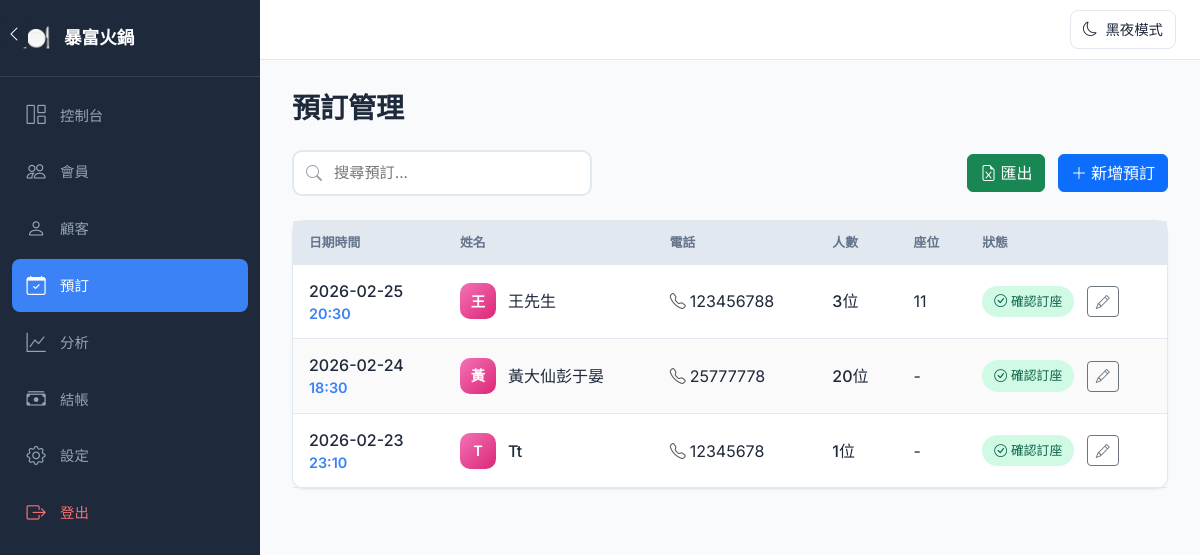
The page /reservations (signed in) on the database as committed earlier.
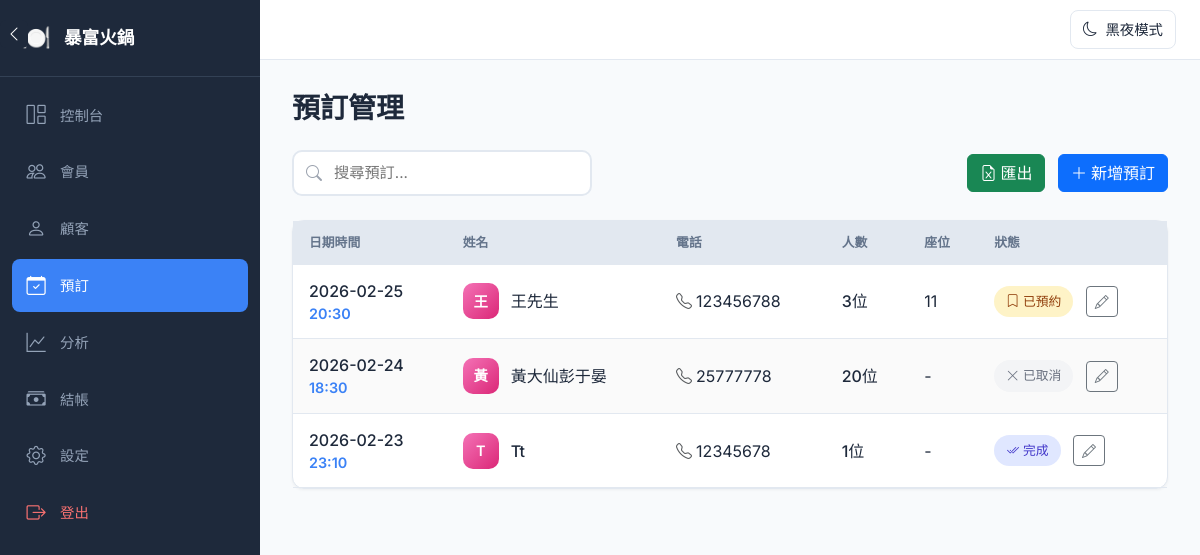
The same page on the database as committed later.
### app.py (models this page shows)
class Settings(Base):
    __tablename__ = 'settings'
    id = Column(Integer, primary_key=True)
    restaurant_name = Column(String(100), default='我的餐廳')
    dark_mode = Column(Integer, default=0)  # 0 = light, 1 = dark

class Reservation(Base):
    __tablename__ = 'reservations'
    id = Column(Integer, primary_key=True)
    customer_id = Column(Integer, ForeignKey('customers.id'), nullable=True)
    name = Column(String(100), nullable=False)
    phone = Column(String(20), nullable=False)
    email = Column(String(100))
    date = Column(DateTime, nullable=False)
    party_size = Column(Integer, default=1)
    table_number = Column(String(20))
    status = Column(String(20), default='confirmed')  # confirmed, seated, completed, no_show, cancelled
    note = Column(Text)
    created_at = Column(DateTime, default=datetime.utcnow)
    created_by_employee_id = Column(Integer, ForeignKey('employees.id'))

### app.py (the view, shortened to what this page needs)
@app.route('/reservations')
@login_required
def reservations():
    db = get_db_session()
    date_filter = request.args.get('date')
    search = request.args.get('search', '').strip()
    query = db.query(Reservation)
    if search:
        query = query.filter(
            (Reservation.name.like(f'%{search}%')) |
            (Reservation.phone.like(f'%{search}%'))
        )
    reservations_list = query.order_by(Reservation.date.desc()).limit(50).all()
    reservation_counts = {}
    for res in reservations_list:
        phone = res.phone
        if phone:
            if phone not in reservation_counts:
                reservation_counts[phone] = db.query(Reservation).filter(Reservation.phone == phone).count()
    db.close()
    return render_template('reservations.html', reservations=reservations_list, search=search, reservation_counts=reservation_counts)

### app.py (called while the page is built)
@app.after_request
def add_header(response):
    response.headers['Cache-Control'] = 'no-cache, no-store, must-revalidate'
    response.headers['Pragma'] = 'no-cache'
    response.headers['Expires'] = '0'
    return response

@app.context_processor
def inject_dark_mode():
    db = get_db_session()
    settings_obj = db.query(Settings).first()
    dark_mode = settings_obj.dark_mode if settings_obj else 0
    restaurant_name = settings_obj.restaurant_name if settings_obj else '我的餐廳'
    db.close()
    return dict(dark_mode=dark_mode, restaurant_name=restaurant_name)

def get_db_session():
    return Session()

def login_required(f):
    @wraps(f)
    def decorated_function(*args, **kwargs):
        if 'employee_id' not in session:
            return redirect(url_for('login'))
        return f(*args, **kwargs)
    return decorated_function

### templates/reservations.html (shortened to what this page needs)
{% extends "base.html" %}
{% block content %}
<h1 class="page-title">預訂管理</h1>
<div class="d-flex justify-content-between align-items-center mb-4">
    <form method="GET" action="{{ url_for('reservations') }}" class="search-box" style="display: flex; align-items: center; width: 300px;">
        <i class="bi bi-search" style="position: absolute; left: 14px; color: #9ca3af;"></i>
        <input type="text" name="search" placeholder="搜尋預訂..." class="search-input" value="{{ search or '' }}" style="padding-left: 40px;">
    </form>
    <div>
        <a href="{{ url_for('export_data', type='reservations') }}" class="btn btn-success me-2">
            <i class="bi bi-file-earmark-excel me-1"></i>匯出
        </a>
        <a href="{{ url_for('add_reservation') }}" class="btn btn-primary">
            <i class="bi bi-plus-lg me-1"></i>新增預訂
        </a>
    </div>
</div>
<div class="custom-card">
    <div class="table-responsive">
        <table class="custom-table">
            <thead>
                <tr>
                    <th>日期時間</th>
                    <th>姓名</th>
                    <th>電話</th>
                    <th>人數</th>
                    <th>座位</th>
                    <th>狀態</th>
                </tr>
            </thead>
            <tbody>
                {% for res in reservations %}
                <tr>
                    <td>
                        <div class="datetime">
                            <span class="date">{{ res.date.strftime('%Y-%m-%d') }}</span>
                            <span class="time">{{ res.date.strftime('%H:%M') }}</span>
                        </div>
                    </td>
                    <td>
                        <div class="customer-info">
                            <div class="customer-avatar" style="background: linear-gradient(135deg, #f472b6, #db2777);">
                                {{ res.name[0] }}
                            </div>
                            <span class="customer-name">{{ res.name }}</span>
                        </div>
                    </td>
                    <td><i class="bi bi-telephone me-1 text-muted"></i>{{ res.phone }}
                    </td>
                    <td><span class="party-size">{{ res.party_size }}位</span></td>
                    <td>{{ res.table_number or '-' }}</td>
                    <td>
                        <div class="status-cell">
                            {% if res.status == 'booked' %}
                            <span class="status-badge booked"><i class="bi bi-bookmark me-1"></i>已預約</span>
                            {% elif res.status == 'confirmed' %}
                            <span class="status-badge confirmed"><i class="bi bi-check-circle me-1"></i>確認訂座</span>
                            {% elif res.status == 'seated' %}
                            <span class="status-badge seated"><i class="bi bi-people me-1"></i>已入座</span>
                            {% elif res.status == 'completed' %}
                            <span class="status-badge completed"><i class="bi bi-check2-all me-1"></i>完成</span>
                            {% elif res.status == 'no_show' %}
                            <span class="status-badge no-show"><i class="bi bi-x-circle me-1"></i>No-Show</span>
                            {% elif res.status == 'cancelled' %}
                            <span class="status-badge cancelled"><i class="bi bi-x-lg me-1"></i>已取消</span>
                            {% else %}
                            <span class="status-badge">{{ res.status }}</span>
                            {% endif %}
                        </div>
                        <div class="quick-actions">
                            <div class="dropdown">
                                <button class="btn btn-sm btn-outline-secondary dropdown-toggle" type="button" data-bs-toggle="dropdown">
                                    <i class="bi bi-pencil"></i>
                                </button>
                            </div>
                        </div>
                    </td>
                </tr>
                {% endfor %}
            </tbody>
        </table>
    </div>
</div>
{% endblock %}

### templates/base.html (shortened to what this page needs)
<!DOCTYPE html>
<html lang="zh-HK">
<head>
    <link href="https://cdn.jsdelivr.net/npm/bootstrap@5.3.3/dist/css/bootstrap.min.css" rel="stylesheet">
    <link rel="stylesheet" href="https://cdn.jsdelivr.net/npm/bootstrap-icons@1.11.0/font/bootstrap-icons.css">
</head>
<body>
    <nav id="sidebar">
        <div class="sidebar-brand">
            <span class="sidebar-brand-icon">🍽️</span>
            <span class="sidebar-brand-text">{{ restaurant_name|default('暴富火鍋') }}</span>
        </div>
        <ul class="sidebar-menu">
            <li class="sidebar-menu-item">
                <a href="{{ url_for('dashboard') }}" class="sidebar-menu-link {% if request.endpoint == 'dashboard' %}active{% endif %}">
                    <i class="bi bi-grid-1x2"></i><span>控制台</span>
                </a>
            </li>
            <li class="sidebar-menu-item">
                <a href="{{ url_for('members') }}" class="sidebar-menu-link {% if request.endpoint in ['members', 'add_member', 'edit_member', 'topup_member'] %}active{% endif %}">
                    <i class="bi bi-people"></i><span>會員</span>
                </a>
            </li>
            <li class="sidebar-menu-item">
                <a href="{{ url_for('customers') }}" class="sidebar-menu-link {% if request.endpoint in ['customers', 'add_customer', 'edit_customer'] %}active{% endif %}">
                    <i class="bi bi-person"></i><span>顧客</span>
                </a>
            </li>
            <li class="sidebar-menu-item">
                <a href="{{ url_for('reservations') }}" class="sidebar-menu-link {% if request.endpoint in ['reservations', 'add_reservation'] %}active{% endif %}">
                    <i class="bi bi-calendar-check"></i><span>預訂</span>
                </a>
            </li>
            <li class="sidebar-menu-item">
                <a href="{{ url_for('analytics') }}" class="sidebar-menu-link {% if request.endpoint == 'analytics' %}active{% endif %}">
                    <i class="bi bi-graph-up"></i><span>分析</span>
                </a>
            </li>
            <li class="sidebar-menu-item">
                <a href="{{ url_for('checkout') }}" class="sidebar-menu-link {% if request.endpoint in ['checkout', 'checkout_result'] %}active{% endif %}">
                    <i class="bi bi-cash-stack"></i><span>結帳</span>
                </a>
            </li>
            <li class="sidebar-menu-item">
                <a href="{{ url_for('settings') }}" class="sidebar-menu-link {% if request.endpoint == 'settings' %}active{% endif %}">
                    <i class="bi bi-gear"></i><span>設定</span>
                </a>
            </li>
            <li class="sidebar-menu-item" style="margin-top: auto;">
                <a href="{{ url_for('logout') }}" class="sidebar-menu-link" style="color: #f87171;">
                    <i class="bi bi-box-arrow-right"></i><span>登出</span>
                </a>
            </li>
        </ul>
    </nav>
    <button id="sidebarToggle" onclick="toggleSidebar()">
        <i class="bi bi-chevron-left"></i>
    </button>
    <div class="top-bar">
        <button class="theme-toggle" onclick="toggleTheme()">
            <i class="bi bi-moon" id="themeIcon"></i>
            <span id="themeText">黑夜模式</span>
        </button>
    </div>
    <main id="mainContent">
        {% block content %}{% endblock %}
    </main>
</body>
</html>

### templates/base.html (style rules this page uses)
* { box-sizing: border-box; }
:root { --sidebar-width: 260px; --sidebar-collapsed: 72px; --sidebar-bg: #1e293b; --sidebar-hover: #334155; --sidebar-active: #3b82f6; --bg-color: #f8fafc; --card-bg: #ffffff; --text-color: #1e293b; --border-color: #e2e8f0; }
body { font-family: 'Inter', -apple-system, sans-serif; margin: 0; background: var(--bg-color); color: var(--text-color); transition: background 0.3s, color 0.3s; }
#sidebar { position: fixed; top: 0; left: 0; width: var(--sidebar-width); height: 100vh; background: var(--sidebar-bg); z-index: 1000; overflow: hidden; display: flex; flex-direction: column; transition: width 0.3s ease; }
.sidebar-brand { padding: 20px; border-bottom: 1px solid #334155; display: flex; align-items: center; gap: 12px; color: #fff; font-size: 1.1rem; font-weight: 600; white-space: nowrap; }
.sidebar-brand-icon { font-size: 1.5rem; min-width: 32px; text-align: center; }
.sidebar-menu { list-style: none; padding: 12px; margin: 0; flex: 1; }
.sidebar-menu-item { margin-bottom: 4px; }
.sidebar-menu-link { display: flex; align-items: center; gap: 12px; padding: 12px; color: #94a3b8; text-decoration: none; border-radius: 8px; font-weight: 500; font-size: 0.9rem; white-space: nowrap; transition: all 0.2s; }
.sidebar-menu-link.active { background: var(--sidebar-active); color: #fff; }
.sidebar-menu-link i { font-size: 1.2rem; min-width: 24px; text-align: center; }
#sidebarToggle { position: fixed; top: 20px; width: 28px; height: 28px; background: var(--sidebar-bg); border: none; border-radius: 6px; color: #fff; cursor: pointer; z-index: 1001; transition: left 0.3s ease, transform 0.3s ease; display: flex; align-items: center; justify-content: center; }
.top-bar { position: fixed; top: 0; left: var(--sidebar-width); right: 0; height: 60px; background: var(--card-bg); border-bottom: 1px solid var(--border-color); display: flex; align-items: center; justify-content: flex-end; padding: 0 24px; z-index: 999; transition: left 0.3s ease; }
.theme-toggle { background: none; border: 1px solid var(--border-color); border-radius: 8px; padding: 8px 12px; cursor: pointer; color: var(--text-color); display: flex; align-items: center; gap: 8px; font-size: 0.9rem; transition: all 0.2s; }
#mainContent { margin-left: var(--sidebar-width); margin-top: 60px; padding: 32px; min-height: calc(100vh - 60px); transition: margin-left 0.3s ease; }
.page-title { font-size: 1.75rem; font-weight: 600; margin-bottom: 24px; }
.custom-card { background: var(--card-bg); border: 1px solid var(--border-color); border-radius: 12px; box-shadow: 0 1px 3px rgba(0,0,0,0.05); }
.custom-table { width: 100%; border-collapse: collapse; }
.custom-table th { background: var(--border-color); padding: 12px 16px; font-weight: 600; font-size: 0.8rem; text-transform: uppercase; color: #64748b; text-align: left; }
.custom-table td { padding: 14px 16px; border-bottom: 1px solid var(--border-color); }

### templates/reservations.html (style rules this page uses)
.search-box { position: relative; width: 300px; }
.search-box i { position: absolute; left: 14px; top: 50%; transform: translateY(-50%); color: #9ca3af; }
.search-input { width: 100%; padding: 10px 14px 10px 40px; border: 2px solid var(--border-color); border-radius: 10px; font-size: 0.95rem; background: var(--card-bg); color: var(--text-color); transition: all 0.2s; }
.datetime { display: flex; flex-direction: column; }
.datetime .date { font-weight: 500; }
.datetime .time { font-size: 0.9rem; color: #3b82f6; font-weight: 600; }
.customer-info { display: flex; align-items: center; gap: 12px; }
.customer-avatar { width: 36px; height: 36px; border-radius: 10px; display: flex; align-items: center; justify-content: center; color: white; font-weight: 600; font-size: 0.9rem; }
.customer-name { font-weight: 500; }
.party-size { font-weight: 500; }
.status-badge { display: inline-flex; align-items: center; padding: 6px 12px; border-radius: 20px; font-size: 0.8rem; font-weight: 500; }
.status-cell { display: inline-block; margin-right: 8px; }
.quick-actions { display: inline-block; vertical-align: middle; }
.quick-actions .dropdown-toggle::after { display: none; }
.status-badge.booked { background: #fef3c7; color: #92400e; }
.status-badge.completed { background: #e0e7ff; color: #4338ca; }
.status-badge.cancelled { background: #f3f4f6; color: #6b7280; }
.custom-table tbody tr:nth-child(even) { background: rgba(0,0,0,0.02); }

Rows that differ between the two databases and show on the page:
changed Reservation "王先生": status "確認訂座" → "已預約"
changed Reservation "黃大仙彭于晏": status "確認訂座" → "已取消"
changed Reservation "Tt": status "確認訂座" → "完成"
